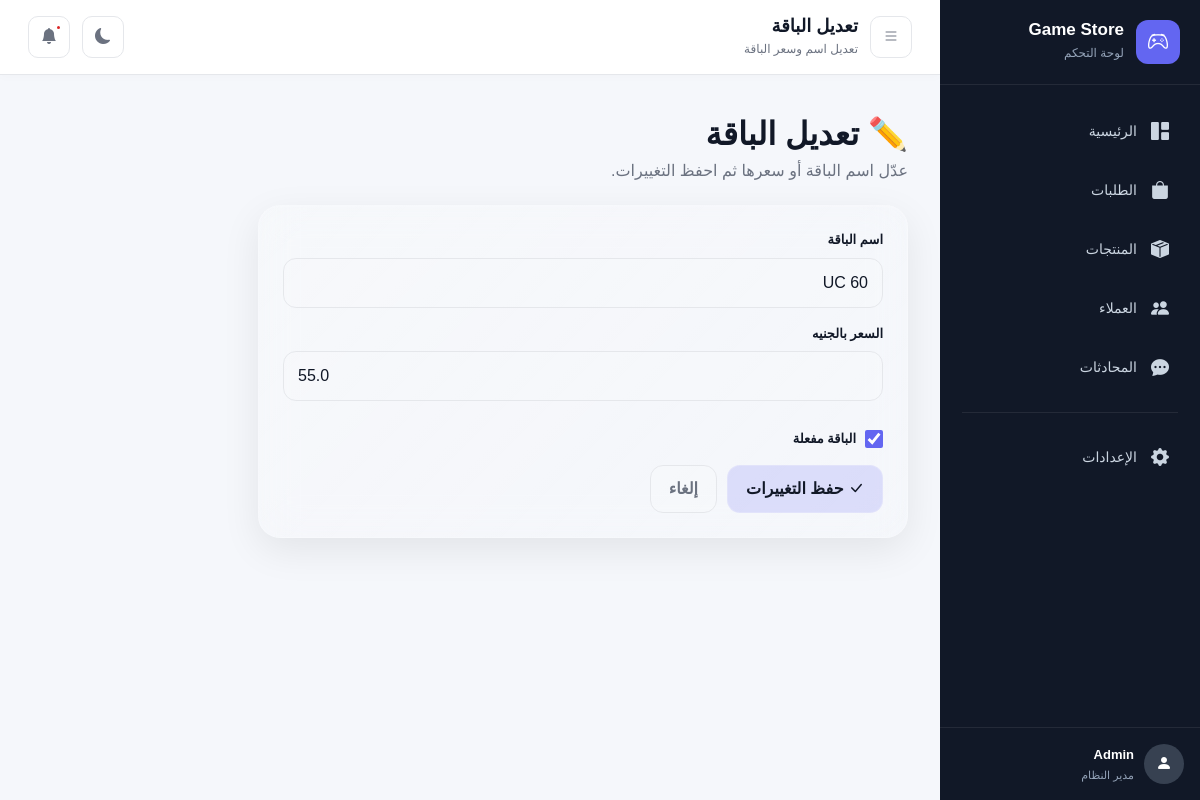
Page /packages/edit/7 on the committed database.
### tables this page shows
CREATE TABLE packages (
            id INTEGER PRIMARY KEY AUTOINCREMENT,
            product_id INTEGER NOT NULL,
            name TEXT NOT NULL,
            price REAL NOT NULL DEFAULT 0,
            active INTEGER NOT NULL DEFAULT 1,
            created_at TIMESTAMP DEFAULT CURRENT_TIMESTAMP,
            FOREIGN KEY (product_id)
                REFERENCES products(id)
                ON DELETE CASCADE
        );

### dashboard.py (the view, shortened to what this page needs)
@app.route("/packages/edit/<int:package_id>", methods=["GET", "POST"])
def edit_package(package_id):
    conn = get_db()
    package = conn.execute("SELECT * FROM packages WHERE id = ?", (package_id,)).fetchone()
    if package is None:
        conn.close()
        return redirect(url_for("products"))
    conn.close()
    return render_template("packages_edit.html", package=package)

### dashboard.py (called while the page is built)
def get_db():
    conn = sqlite3.connect(DB_NAME)
    conn.row_factory = sqlite3.Row
    return conn

### templates/packages_edit.html (shortened to what this page needs)
{% extends "base.html" %}
{% block page_heading %}
تعديل الباقة
{% endblock %}
{% block page_description %}
تعديل اسم وسعر الباقة
{% endblock %}
{% block extra_css %}
<link
    rel="stylesheet"
    href="{{ url_for('static', filename='css/packages.css') }}"
>
{% endblock %}
{% block content %}
<div class="packages-page">
    <div class="packages-header">
        <div>
            <h2>
                ✏️ تعديل الباقة
            </h2>
            <p>
                عدّل اسم الباقة أو سعرها ثم احفظ التغييرات.
            </p>
        </div>
    </div>
    <div class="package-form-card edit-package-card">
        <form
            method="POST"
            action="{{ url_for('edit_package', package_id=package['id']) }}"
        >
            <div class="form-group">
                <label>
                    اسم الباقة
                </label>
                <input
                    type="text"
                    name="name"
                    value="{{ package['name'] }}"
                    required
                >
            </div>
            <div class="form-group">
                <label>
                    السعر بالجنيه
                </label>
                <input
                    type="number"
                    name="price"
                    value="{{ package['price'] }}"
                    min="0"
                    step="0.01"
                    required
                >
            </div>
            <div class="form-group package-active">
                <label>
                    <input
                        type="checkbox"
                        name="active"
                        {% if package['active'] %}
                        checked
                        {% endif %}
                    >
                    الباقة مفعلة
                </label>
            </div>
            <div class="edit-package-actions">
                <button
                    type="submit"
                    class="glass-button"
                >
                    <i class="bi bi-check-lg"></i>
                    حفظ التغييرات
                </button>
                <a
                    href="{{ url_for('packages', product_id=package['product_id']) }}"
                    class="cancel-button"
                >
                    إلغاء
                </a>
            </div>
        </form>
    </div>
</div>
{% endblock %}

### static/css/style.css (style rules this page uses)
:root { --primary: #6366f1; --primary-hover: #4f46e5; --bg: #f5f7fb; --surface: #ffffff; --surface-secondary: #f8fafc; --text: #111827; --text-secondary: #6b7280; --border: #e5e7eb; --sidebar-bg: #111827; --sidebar-text: #cbd5e1; --sidebar-active: #6366f1; --success: #16a34a; --warning: #d97706; --danger: #dc2626; --info: #2563eb; --shadow: 0 4px 20px rgba(0, 0, 0, 0.06); --sidebar-width: 260px; --transition: 0.25s ease; }
* { box-sizing: border-box; }
html { scroll-behavior: smooth; }
body { margin: 0; padding: 0; font-family: "Tajawal", "Cairo", Arial, sans-serif; background: var(--bg); color: var(--text); transition: background var(--transition), color var(--transition); }

### static/css/packages.css (style rules this page uses)
.packages-page { padding: 4px; }
.packages-header { margin-bottom: 22px; }
.packages-header h2 { margin: 8px 0 6px; font-weight: 850; }
.packages-header p { margin: 0; color: var(--text-secondary); }
.package-form-card, .packages-card { background: linear-gradient( 135deg, rgba(255,255,255,0.14), rgba(255,255,255,0.05) ); border: 1px solid rgba(255,255,255,0.16); backdrop-filter: blur(20px); -webkit-backdrop-filter: blur(20px); box-shadow: 0 12px 38px rgba(0,0,0,0.08), inset 0 1px 0 rgba(255,255,255,0.12); border-radius: 22px; }
.package-form-card { padding: 24px; margin-bottom: 22px; }
.form-group { margin-bottom: 16px; }
.form-group label { display: block; margin-bottom: 8px; font-weight: 700; font-size: 13px; }
.form-group input { width: 100%; border: 1px solid var(--border); background: rgba(255,255,255,0.07); color: var(--text); border-radius: 13px; padding: 12px 14px; outline: none; transition: 0.2s ease; }
.package-active { margin-bottom: 16px; }
.package-active label { display: flex; align-items: center; gap: 9px; cursor: pointer; padding-top: 12px; }
.package-active input { width: 18px; height: 18px; accent-color: var(--primary); }
.glass-button { border: 1px solid rgba(255,255,255,0.18); background: rgba(99,102,241,0.18); color: var(--text); padding: 11px 18px; border-radius: 13px; font-weight: 750; cursor: pointer; transition: 0.2s ease; }
.edit-package-card { max-width: 650px; }
.edit-package-actions { display: flex; align-items: center; gap: 10px; margin-top: 8px; }
.cancel-button { padding: 11px 18px; border-radius: 13px; border: 1px solid var(--border); background: rgba(255,255,255,0.06); color: var(--text-secondary); text-decoration: none; font-weight: 700; transition: 0.2s ease; }

### rows in the picture
packages: name "60 UC", price "55.0", active "☑"
